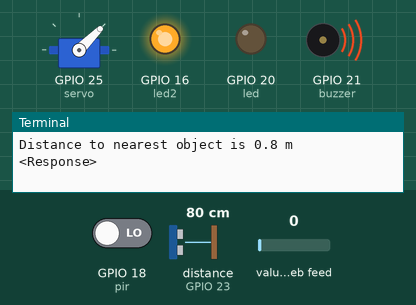
This program was run on a simulated Raspberry Pi (BCM pin numbers). Shown: servo, output pins drawn as LEDs (lit = HIGH), buzzer (waves = sounding, pin HIGH), the last lines printed to the terminal. Dashed ring = blinking. The inputs (shaded band) are chosen by the test bench; at power-on: GPIO 18 (pir) LOW, distance to the obstacle (sensor on GPIO 23) 80 cm, value of the web feed 0. The echo pulse lasts 58.3 µs per cm; requests to the public web service named in the program get a made-up reply in its usual format after 0.4 s (London, UTC, broken clouds, 64 % humidity, 1013 hPa unless stated); servo angles are drawn from the pulse width (0.5 ms = 0°, 2.5 ms = 180°).

Above: at 1.2 s.
1.3 s: GPIO 18 (pir) driven HIGH
At 5.3 s:
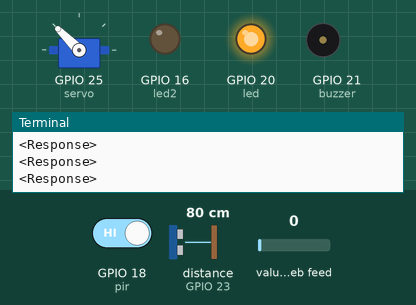
5.6 s: GPIO 18 (pir) driven LOW
At 7.2 s:
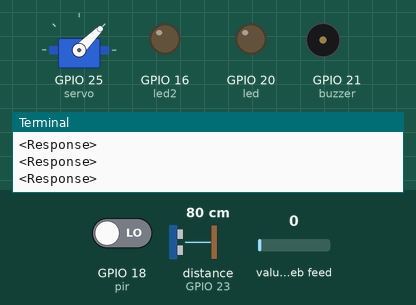
11.5 s: GPIO 18 (pir) driven HIGH
At 13.0 s:
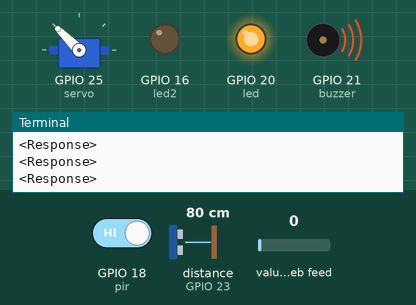
19.3 s: distance to the obstacle (sensor on GPIO 23) set to 102 cm
At 21.7 s:
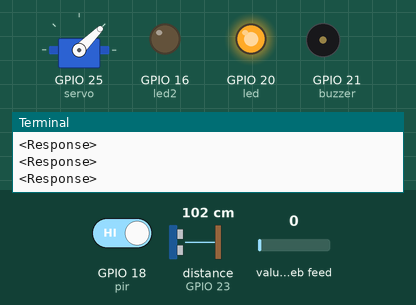
23.3 s: distance to the obstacle (sensor on GPIO 23) set to 94 cm
At 24.5 s:
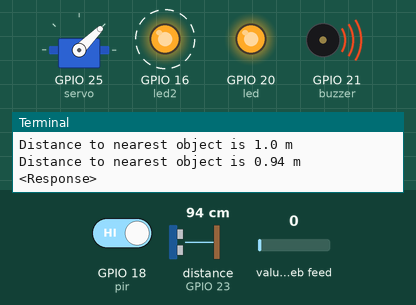
Timing chart, 0 to 29.0 s (numbered marks = the images above; inputs shaded):
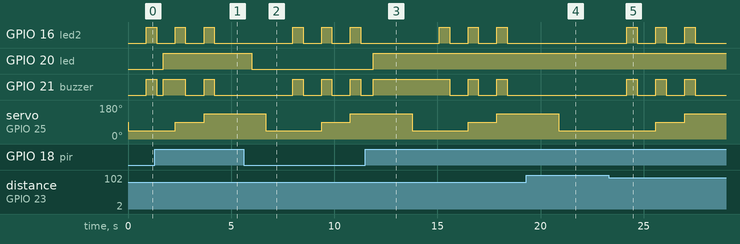

Measured:
- the behaviour switches between 100 and 99 cm on distance to the obstacle (sensor on GPIO 23) (found by bisection; images 4 and 5)
- after the input at 1.3 s, GPIO 20 (led): LOW → HIGH after 0.40 s
- after the input at 5.6 s, GPIO 20 (led): HIGH → LOW after 0.40 s
- after the input at 11.5 s, GPIO 20 (led): LOW → HIGH after 0.40 s
- after the input at 19.3 s, GPIO 16 (led2), GPIO 21 (buzzer): stays LOW (without the input it goes to HIGH after 2.9 s)
- after the input at 23.3 s, GPIO 16 (led2), GPIO 21 (buzzer): alternates HIGH for 0.50 s and LOW for 0.90 s, 6 changes in all, then stays LOW, starting after 0.89 s; servo on GPIO 25 (servo): 45° → 90° after 2.3 s, → 135° 1.4 s later
- by itself, GPIO 16 (led2): alternates HIGH for 0.50 s and LOW for 0.90 s
- by itself, GPIO 21 (buzzer): repeats every 1.4 s: LOW 0.90 s, HIGH 0.50 s

The program:

Smart.py
```python
from gpiozero import MotionSensor, Servo, DistanceSensor, Buzzer, LED
from time import sleep
import requests
import json
import smart_house.LCD

pir = MotionSensor(18)
led = LED(20) # pir led
led2 = LED(16) # servo led
buzzer = Buzzer(21)
servo = Servo(25)
sensor = DistanceSensor(23, 24) # echo, trig
firebase_url = 'https://iotfb-fc0b9.firebaseio.com/'

smartobj = {
  "servo": "off",
  "pir": "off"
}

# init data
servo.min()
# lcd = smart_house.LCD
# lcd.lcd_init()
# lcd.lcd_string("Smart House", 0x80)
# lcd.lcd_string("Yes", 0xC0)


def warn():
    buzzer.on()
    led2.on()
    sleep(0.5)
    buzzer.off()
    led2.off()
    sleep(0.5)


def pir_on(self):
    smartobj['pir'] = 'on'
    send()
    led.on()
    buzzer.on()


def pir_off(self):
    smartobj['pir'] = 'off'
    send()
    led.off()
    buzzer.off()


def pir_service():
    pir.when_motion = pir_on
    pir.when_no_motion = pir_off


def servo_service():
    print('Distance to nearest object is', sensor.distance, 'm')
    if sensor.distance < 1.0:
        smartobj['servo'] = 'on-1'
        send()
        warn()
        smartobj['servo'] = 'on-2'
        send()
        servo.mid()
        warn()
        smartobj['servo'] = 'on-3'
        send()
        servo.max()
        warn()
        sleep(2)
        servo.min()
        smartobj['servo'] = 'off'
        send()


def send():
    msg = 'pir:%s servo:%s' % (smartobj['pir'], smartobj['servo'])
    #lcd.lcd_string(msg, 0xC0)
    result = requests.put(firebase_url + '/smart.json', verify=False, data=json.dumps(smartobj))
    print(result)


# main
while True:
    pir_service()
    servo_service()
    sleep(0.5)
```

LCD.py
```python
# coding=utf-8
import socket
import smbus
import time

# please install smbus
# sudo apt-get install -y python-smbus i2c-tools

# Define some device parameters
I2C_ADDR = 0x3F  # I2C device address
LCD_WIDTH = 16  # Maximum characters per line

# Define some device constants
LCD_CHR = 1  # Mode - Sending command
LCD_CMD = 0  # Mode - Sending data

LCD_LINE_1 = 0x80  # LCD RAM address for the 1st line
LCD_LINE_2 = 0xC0  # LCD RAM address for the 2nd line
LCD_LINE_3 = 0x94  # LCD RAM address for the 3rd line
LCD_LINE_4 = 0xD4  # LCD RAM address for the 4th line

LCD_BACKLIGHT = 0x08  # On
# LCD_BACKLIGHT = 0x00  # Off

ENABLE = 0b00000100  # Enable bit

# Timing constants
E_PULSE = 0.0005
E_DELAY = 0.0005

# Open I2C interface
# bus = smbus.SMBus(0)  # Rev 1 Pi uses 0
bus = smbus.SMBus(1)  # Rev 2 Pi uses 1

def lcd_init():
    # Initialise display
    lcd_byte(0x33, LCD_CMD)  # 110011 Initialise
    lcd_byte(0x32, LCD_CMD)  # 110010 Initialise
    lcd_byte(0x06, LCD_CMD)  # 000110 Cursor move direction
    lcd_byte(0x0C, LCD_CMD)  # 001100 Display On,Cursor Off, Blink Off
    lcd_byte(0x28, LCD_CMD)  # 101000 Data length, number of lines, font size
    lcd_byte(0x01, LCD_CMD)  # 000001 Clear display
    time.sleep(E_DELAY)


def lcd_byte(bits, mode):
    # Send byte to data pins
    # bits = the data
    # mode = 1 for character
    #        0 for command

    bits_high = mode | (bits & 0xF0) | LCD_BACKLIGHT
    bits_low = mode | ((bits << 4) & 0xF0) | LCD_BACKLIGHT

    # High bits
    bus.write_byte(I2C_ADDR, bits_high)
    lcd_toggle_enable(bits_high)

    # Low bits
    bus.write_byte(I2C_ADDR, bits_low)
    lcd_toggle_enable(bits_low)


def lcd_toggle_enable(bits):
    # Toggle enable
    time.sleep(E_DELAY)
    bus.write_byte(I2C_ADDR, (bits | ENABLE))
    time.sleep(E_PULSE)
    bus.write_byte(I2C_ADDR, (bits & ~ENABLE))
    time.sleep(E_DELAY)


def lcd_string(message, line):
    # Send string to display

    message = message.ljust(LCD_WIDTH, " ")

    lcd_byte(line, LCD_CMD)

    for i in range(LCD_WIDTH):
        lcd_byte(ord(message[i]), LCD_CHR)
```
